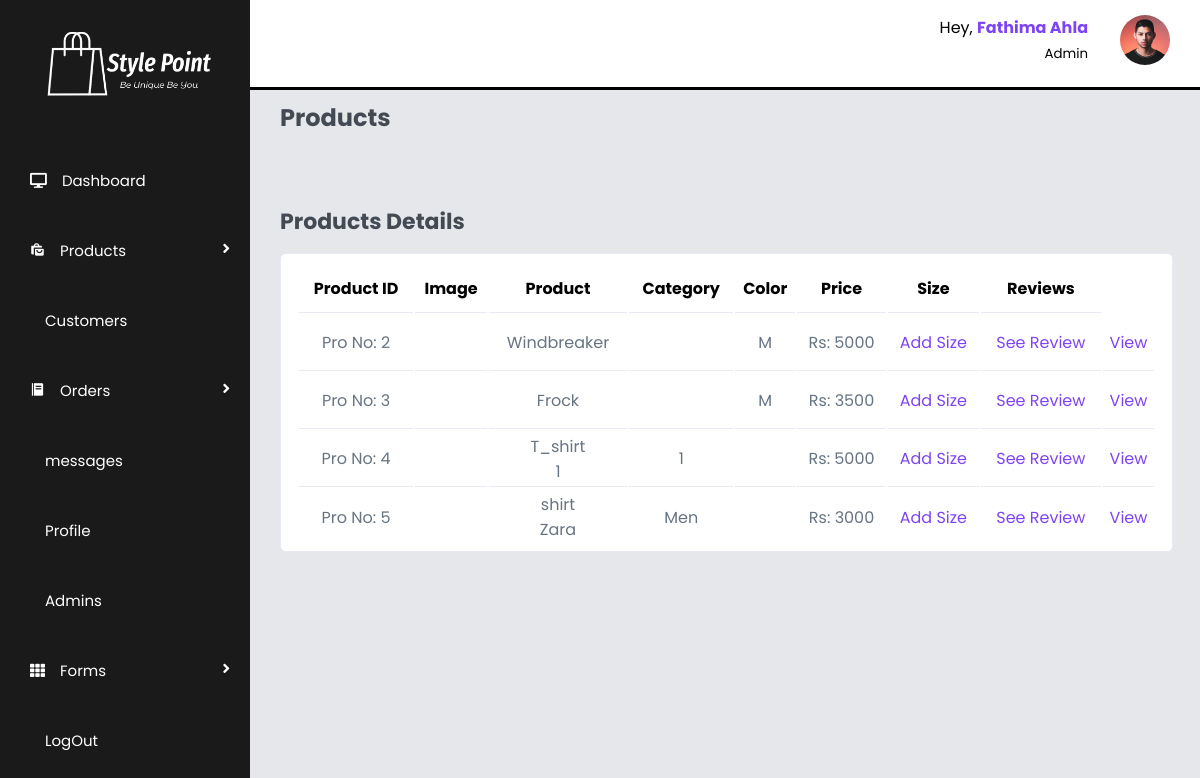
/admin/products.php (signed in), run on an earlier commit of the app's database.
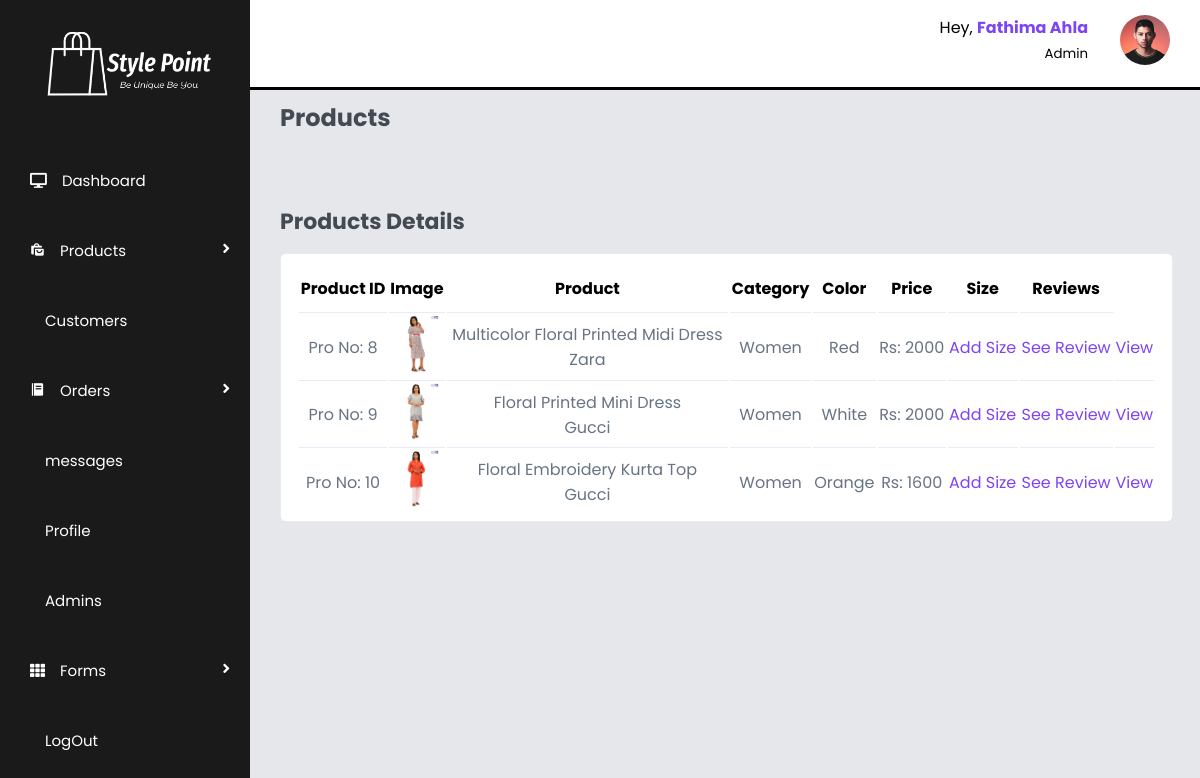
And on a later commit of the database.
### tables this page shows
CREATE TABLE `products` (
  `pro_ID` int(100) NOT NULL,
  `pro_Name` varchar(100) NOT NULL,
  `pro_number` varchar(100) NOT NULL,
  `category` varchar(100) NOT NULL,
  `brand_name` varchar(100) NOT NULL,
  `price` int(100) NOT NULL,
  `dis_Price` int(100) NOT NULL,
  `dis_Percentage` int(100) NOT NULL,
  `color` varchar(100) NOT NULL,
  `material` varchar(100) NOT NULL,
  `description` varchar(10000) NOT NULL,
  `img_1` varchar(100) NOT NULL,
  `img_2` varchar(100) NOT NULL,
  `img_3` varchar(100) NOT NULL,
  `img_4` varchar(100) NOT NULL
);

### admin/products.php (the view, shortened to what this page needs)
<?php
include '../components/connect.php';
?>
<!DOCTYPE html>
<html lang="en">
    <head>
        <link rel="stylesheet" href="https://cdn.jsdelivr.net/npm/swiper@9/swiper-bundle.min.css"/>
        <link rel="stylesheet" href="../css/admin_style.css">
        <link href="https://cdn.jsdelivr.net/npm/remixicon@3.2.0/fonts/remixicon.css" rel="stylesheet">
        <link href='https://unpkg.com/boxicons@2.1.4/css/boxicons.min.css' rel='stylesheet'>
        <link rel="stylesheet" href="https://cdnjs.cloudflare.com/ajax/libs/font-awesome/5.15.1/css/all.min.css">
    </head>
    <body>
        <?php include '../components/admin_menu.php';?>
        <section id="interface">
            <?php include '../components/admin_nav.php';?>
                <h3 class="main_heading">Products</h3>
                    <div class="product__tabs">
                        <div class="product__tabs-content  active__tab">
                            <h3 class="heading">Products Details</h3>
                                <div class="show__product-details">
                                    <table>
                                        <thead>
                                            <tr>
                                                <th>Product ID</th>
                                                <th>Image</th>
                                                <th>Product</th>
                                                <th>Category</th>
                                                <th>Color</th>
                                                <th>Price</th>
                                                <th>Size</th>
                                                <th>Reviews</th>
                                            </tr>
                                        </thead>
                                        <tbody>
                                            <?php
                                                $show__products = $conn->prepare("SELECT * FROM `products`");
                                                $show__products->execute();
                                                if($show__products->rowCount() > 0){
                                                    while($fetch_products = $show__products->fetch(PDO::FETCH_ASSOC)){
                                            ?>
                                            <tr>
                                                <td>
                                                    Pro No: <?= $fetch_products['pro_ID']; ?>
                                                </td>
                                                <td>
                                                    <img src="../uploaded_img/<?= $fetch_products['img_1']; ?>" alt="">
                                                </td>
                                                <td>
                                                    <?= $fetch_products['pro_Name']; ?> <br><?= $fetch_products['brand_name']; ?>
                                                </td>
                                                <td>
                                                <?= $fetch_products['category']; ?>
                                                </td>
                                                <td>
                                                    <?= $fetch_products['color']; ?>
                                                </td>
                                                <td>
                                                    Rs: <?= $fetch_products['price']; ?>
                                                </td>
                                                <td>
                                                    <a href="add_size.php?pro_id=<?= $fetch_products['pro_ID'];?>" class="pro_view"><i class="ri-pencil-fill"></i>Add Size</a>
                                                </td>
                                                <td>
                                                    <a href="manage_review.php?pro_id=<?= $fetch_products['pro_ID'];?>" class="pro_view">See Review</a>
                                                </td>
                                                <td>
                                                    <a href="product_details.php?pro_id=<?= $fetch_products['pro_ID'];?>" class="pro_view">View</a>
                                                </td>
                                            </tr>
                                            <?php
                                                }
                                            }else{
                                                echo '<p class="empty"> No Products Added Yet!</p>';
                                            }
                                            ?>
                                        </tbody>
                                    </table>
                                </div>
                        </div>
                    </div>
        </section>
    </body>
</html>

What changed in the data, as far as the page shows it:
removed products: pro_ID "2", pro_Name "Windbreaker", color "M", price "5000"
removed products: pro_ID "3", pro_Name "Frock", color "M", price "3500"
removed products: pro_ID "4", pro_Name "T_shirt", brand_name "1", category "1", price "5000"
removed products: pro_ID "5", pro_Name "shirt", brand_name "Zara", category "Men", price "3000"
added products: pro_ID "8", img_1 (picture), pro_Name "Multicolor Floral Printed Midi Dress", brand_name "Zara", category "Women", color "Red", price "2000"
added products: pro_ID "9", img_1 (picture), pro_Name "Floral Printed Mini Dress", brand_name "Gucci", category "Women", color "White", price "2000"
added products: pro_ID "10", img_1 (picture), pro_Name "Floral Embroidery Kurta Top", brand_name "Gucci", category "Women", color "Orange", price "1600"
